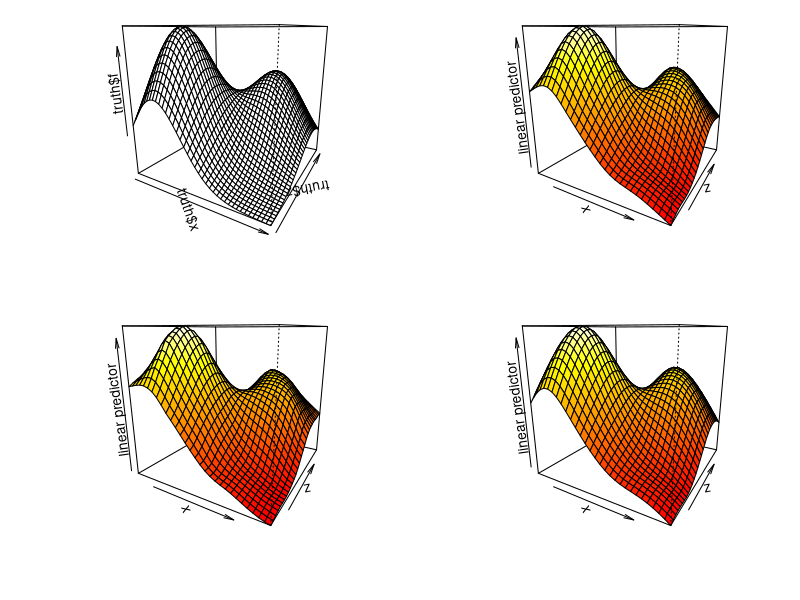

R code for this plot:
library(mgcv)


### Name: smooth.construct.ds.smooth.spec
### Title: Low rank Duchon 1977 splines
### Aliases: smooth.construct.ds.smooth.spec Predict.matrix.duchon.spline
###   Duchon.spline
### Keywords: models regression

### ** Examples

require(mgcv)
eg <- gamSim(2,n=200,scale=.05)
attach(eg)
op <- par(mfrow=c(2,2),mar=c(4,4,1,1))
b0 <- gam(y~s(x,z,bs="ds",m=c(2,0),k=50),data=data)  ## tps
b <- gam(y~s(x,z,bs="ds",m=c(1,.5),k=50),data=data)  ## first deriv penalty
b1 <- gam(y~s(x,z,bs="ds",m=c(2,.5),k=50),data=data) ## modified 2nd deriv

persp(truth$x,truth$z,truth$f,theta=30) ## truth
vis.gam(b0,theta=30)
vis.gam(b,theta=30)
vis.gam(b1,theta=30)

detach(eg)
